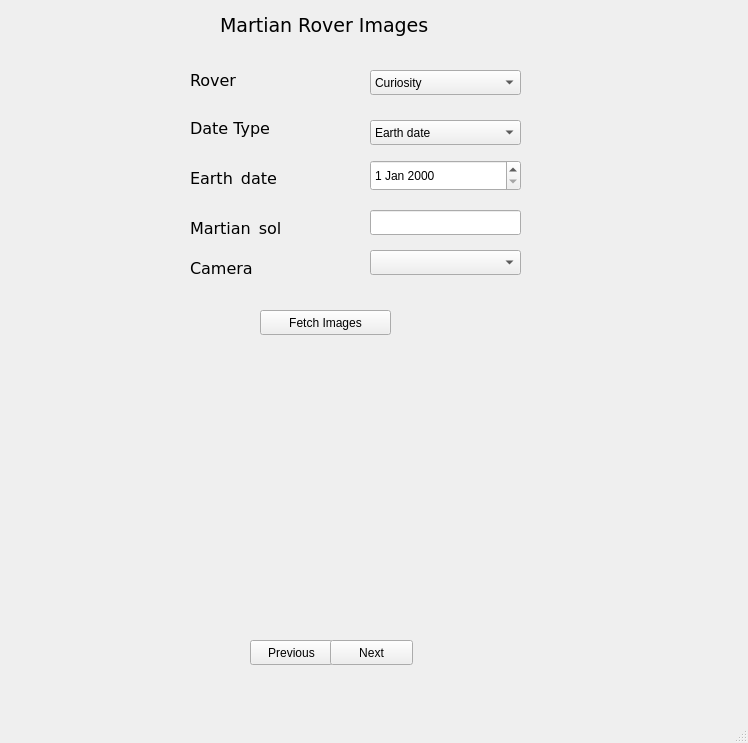
<?xml version="1.0" encoding="UTF-8"?>
<ui version="4.0">
 <class>MainWindow</class>
 <widget class="QMainWindow" name="MainWindow">
  <property name="geometry">
   <rect>
    <x>0</x>
    <y>0</y>
    <width>748</width>
    <height>743</height>
   </rect>
  </property>
  <property name="windowTitle">
   <string>MainWindow</string>
  </property>
  <widget class="QWidget" name="centralwidget">
   <widget class="QLabel" name="head_label">
    <property name="geometry">
     <rect>
      <x>220</x>
      <y>10</y>
      <width>241</width>
      <height>31</height>
     </rect>
    </property>
    <property name="font">
     <font>
      <family>DejaVu Sans</family>
      <pointsize>14</pointsize>
     </font>
    </property>
    <property name="text">
     <string>Martian Rover Images</string>
    </property>
   </widget>
   <widget class="QLabel" name="l_rover">
    <property name="geometry">
     <rect>
      <x>190</x>
      <y>70</y>
      <width>62</width>
      <height>20</height>
     </rect>
    </property>
    <property name="font">
     <font>
      <family>DejaVu Sans</family>
      <pointsize>12</pointsize>
     </font>
    </property>
    <property name="text">
     <string>Rover</string>
    </property>
   </widget>
   <widget class="QLabel" name="l_datetype">
    <property name="geometry">
     <rect>
      <x>190</x>
      <y>120</y>
      <width>81</width>
      <height>17</height>
     </rect>
    </property>
    <property name="font">
     <font>
      <family>DejaVu Sans</family>
      <pointsize>12</pointsize>
     </font>
    </property>
    <property name="text">
     <string>Date Type</string>
    </property>
   </widget>
   <widget class="QLabel" name="l_cam">
    <property name="geometry">
     <rect>
      <x>190</x>
      <y>260</y>
      <width>62</width>
      <height>17</height>
     </rect>
    </property>
    <property name="font">
     <font>
      <family>DejaVu Sans</family>
      <pointsize>12</pointsize>
     </font>
    </property>
    <property name="text">
     <string>Camera</string>
    </property>
   </widget>
   <widget class="QLabel" name="l_pic">
    <property name="geometry">
     <rect>
      <x>100</x>
      <y>360</y>
      <width>481</width>
      <height>261</height>
     </rect>
    </property>
    <property name="text">
     <string/>
    </property>
   </widget>
   <widget class="QPushButton" name="pushButton">
    <property name="geometry">
     <rect>
      <x>260</x>
      <y>310</y>
      <width>131</width>
      <height>25</height>
     </rect>
    </property>
    <property name="text">
     <string>Fetch Images</string>
    </property>
   </widget>
   <widget class="QLabel" name="l_date">
    <property name="geometry">
     <rect>
      <x>190</x>
      <y>170</y>
      <width>91</width>
      <height>17</height>
     </rect>
    </property>
    <property name="font">
     <font>
      <family>DejaVu Sans</family>
      <pointsize>12</pointsize>
     </font>
    </property>
    <property name="text">
     <string>Earth_date</string>
    </property>
   </widget>
   <widget class="QPushButton" name="pushButton_2">
    <property name="geometry">
     <rect>
      <x>250</x>
      <y>640</y>
      <width>83</width>
      <height>25</height>
     </rect>
    </property>
    <property name="text">
     <string>Previous</string>
    </property>
   </widget>
   <widget class="QPushButton" name="pushButton_3">
    <property name="geometry">
     <rect>
      <x>330</x>
      <y>640</y>
      <width>83</width>
      <height>25</height>
     </rect>
    </property>
    <property name="text">
     <string>Next</string>
    </property>
   </widget>
   <widget class="QComboBox" name="cb_rover">
    <property name="geometry">
     <rect>
      <x>370</x>
      <y>70</y>
      <width>151</width>
      <height>25</height>
     </rect>
    </property>
    <item>
     <property name="text">
      <string>Curiosity</string>
     </property>
    </item>
    <item>
     <property name="text">
      <string>Opportunity</string>
     </property>
    </item>
    <item>
     <property name="text">
      <string>Spirit</string>
     </property>
    </item>
   </widget>
   <widget class="QComboBox" name="cb_datetype">
    <property name="geometry">
     <rect>
      <x>370</x>
      <y>120</y>
      <width>151</width>
      <height>25</height>
     </rect>
    </property>
    <item>
     <property name="text">
      <string>Earth date</string>
     </property>
    </item>
    <item>
     <property name="text">
      <string>Martian sol</string>
     </property>
    </item>
   </widget>
   <widget class="QComboBox" name="cb_cam">
    <property name="geometry">
     <rect>
      <x>370</x>
      <y>250</y>
      <width>151</width>
      <height>25</height>
     </rect>
    </property>
    <item>
     <property name="text">
      <string/>
     </property>
    </item>
    <item>
     <property name="text">
      <string>FHAZ</string>
     </property>
    </item>
    <item>
     <property name="text">
      <string>RHAZ</string>
     </property>
    </item>
    <item>
     <property name="text">
      <string>MAST</string>
     </property>
    </item>
    <item>
     <property name="text">
      <string>CHEMCAM</string>
     </property>
    </item>
    <item>
     <property name="text">
      <string>MAHLI</string>
     </property>
    </item>
    <item>
     <property name="text">
      <string>MARDI</string>
     </property>
    </item>
    <item>
     <property name="text">
      <string>NAVCAM</string>
     </property>
    </item>
   </widget>
   <widget class="QLabel" name="l_sol">
    <property name="geometry">
     <rect>
      <x>190</x>
      <y>220</y>
      <width>121</width>
      <height>17</height>
     </rect>
    </property>
    <property name="font">
     <font>
      <family>DejaVu Sans</family>
      <pointsize>12</pointsize>
     </font>
    </property>
    <property name="text">
     <string>Martian_sol</string>
    </property>
   </widget>
   <widget class="QLineEdit" name="lineEdit_sol">
    <property name="geometry">
     <rect>
      <x>370</x>
      <y>210</y>
      <width>151</width>
      <height>25</height>
     </rect>
    </property>
   </widget>
   <widget class="QDateEdit" name="dateEdit">
    <property name="geometry">
     <rect>
      <x>370</x>
      <y>160</y>
      <width>151</width>
      <height>31</height>
     </rect>
    </property>
   </widget>
  </widget>
  <widget class="QStatusBar" name="statusbar"/>
 </widget>
 <resources/>
 <connections/>
</ui>
